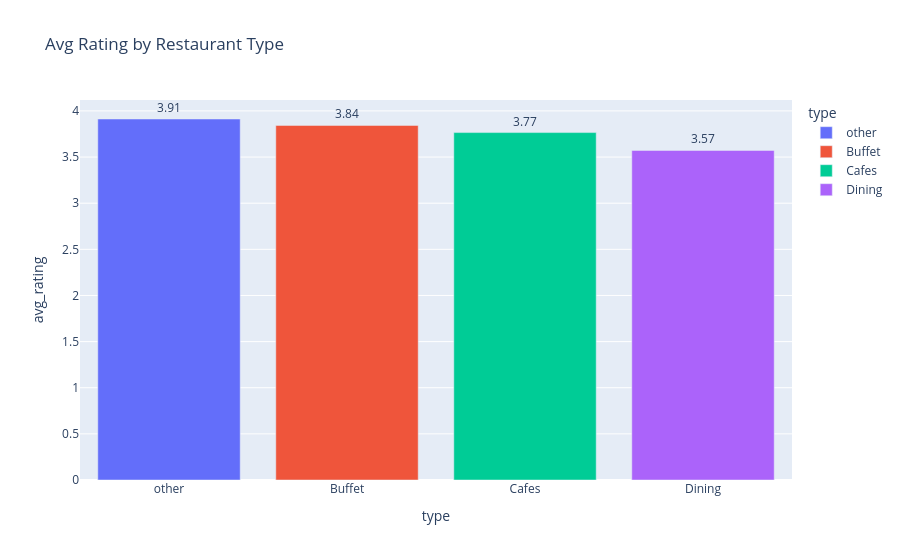

The cell this chart's notebook holds for it:
### Code cell
import plotly.express as px

fig = px.bar(ratings_by_type, x='type', y='avg_rating',
             color='type',
             title='Avg Rating by Restaurant Type',
             text='avg_rating')


fig.update_traces(texttemplate='%{text:.2f}', textposition='outside')
fig.write_html('rating_by_Restaurant_type.html')
fig.show()

### Figure 1 — Plotly figure (JSON) as saved in the notebook; plotly's stock layout.template omitted (floating-point values rounded to 4 significant figures)
{"data": [{"hovertemplate": "type=%{x}<br>avg_rating=%{text}<extra></extra>", "legendgroup": "other", "marker": {"color": "#636efa", "pattern": {"shape": ""}}, "name": "other", "orientation": "v", "showlegend": true, "text": [3.913], "textposition": "outside", "texttemplate": "%{text:.2f}", "type": "bar", "x": ["other"], "xaxis": "x", "y": [3.913], "yaxis": "y"}, {"hovertemplate": "type=%{x}<br>avg_rating=%{text}<extra></extra>", "legendgroup": "Buffet", "marker": {"color": "#EF553B", "pattern": {"shape": ""}}, "name": "Buffet", "orientation": "v", "showlegend": true, "text": [3.843], "textposition": "outside", "texttemplate": "%{text:.2f}", "type": "bar", "x": ["Buffet"], "xaxis": "x", "y": [3.843], "yaxis": "y"}, {"hovertemplate": "type=%{x}<br>avg_rating=%{text}<extra></extra>", "legendgroup": "Cafes", "marker": {"color": "#00cc96", "pattern": {"shape": ""}}, "name": "Cafes", "orientation": "v", "showlegend": true, "text": [3.765], "textposition": "outside", "texttemplate": "%{text:.2f}", "type": "bar", "x": ["Cafes"], "xaxis": "x", "y": [3.765], "yaxis": "y"}, {"hovertemplate": "type=%{x}<br>avg_rating=%{text}<extra></extra>", "legendgroup": "Dining", "marker": {"color": "#ab63fa", "pattern": {"shape": ""}}, "name": "Dining", "orientation": "v", "showlegend": true, "text": [3.572], "textposition": "outside", "texttemplate": "%{text:.2f}", "type": "bar", "x": ["Dining"], "xaxis": "x", "y": [3.572], "yaxis": "y"}], "layout": {"barmode": "relative", "legend": {"title": {"text": "type"}, "tracegroupgap": 0}, "title": {"text": "Avg Rating by Restaurant Type"}, "xaxis": {"anchor": "y", "categoryarray": ["other", "Buffet", "Cafes", "Dining"], "categoryorder": "array", "domain": [0, 1], "title": {"text": "type"}}, "yaxis": {"anchor": "x", "domain": [0, 1], "title": {"text": "avg_rating"}}}}
